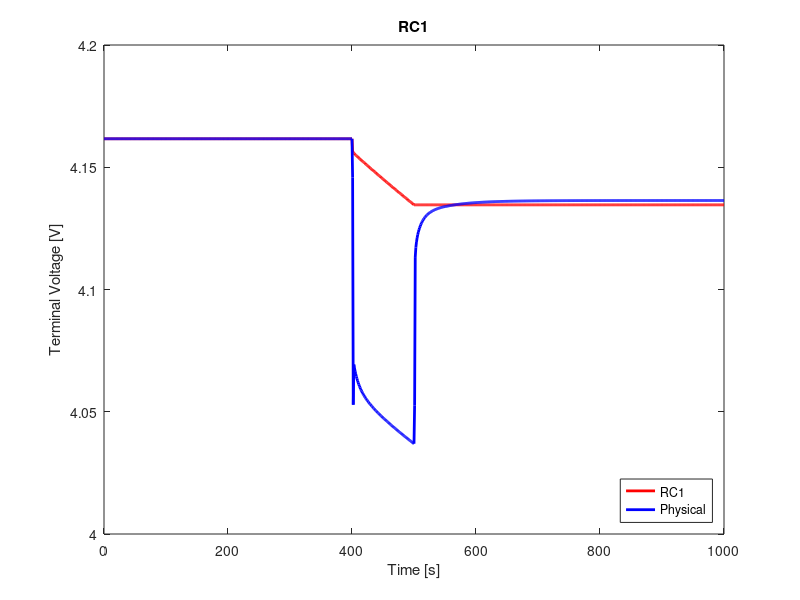

Write the MATLAB code that produced this figure.
clear;
clc;
close all;

%% load data
% load('volt_vs_soc_1a.mat');
load('ocv.mat');
ocv = V_batt_time;
load('pulse_10a.mat')

%% time and voltage limitations
v_max = 4.2;                                % cut-over voltage
v_min = 3;                                  % cut-off voltage
s = size(time, 2);

%% variables
dt = 10;                                     % sample time [s]
% Q = Ah_time(end)*A*1e-3;                    % capacity [Ah]
Q = 16.4;
eta = 1;                                    % coulombic efficiency

i_r = zeros(s, 1);
v_c = zeros(s, 1);
% v_t = zeros(s, 1);
ind = zeros(s, 1);
v_t(1) = ocv(1);
soc = linspace(0.9, 0.1, s);
flag = 1;

%% manual fit
% r0 = 9*1e-3;                               % [ohms]
% r = 4*1e-3;                                % [ohms]
% c = 70*1e3;                                % [farad]
r0 = 0;
r = 0;
c = 0;

%% pulse discharge
I = 1e-5*ones(floor(4*s/10), 1);
I = [I; 10*ones(floor(s/10), 1)];
I = [I; 1e-5*ones(floor(5*s/10), 1)];

%% compute all
f = exp(-dt/(r*c));
z0 = soc(1);
for k = 1:s-1
    if flag == 1
        z(k) = z0 - dt/(Q*3600)*eta*sum(I(1:k));
        i_r(k+1) = diag(f)*i_r(k) + (1-f)*I(k);
        v_c(k+1) = r.*i_r(k+1);
        ind(k) = interp1(soc, 1:length(soc), z(k), 'nearest');
        v_t(k+1) = ocv(ind(k)) - v_c(k) - I(k).*r0;
        if v_t(k) < v_min
            fprintf('Reached lower voltage limit.');
            flag = 0;
        end
        if v_t(k) > v_max
            fprintf('Reached upper voltage limit.');
            flag = 0;
        end 
    end
end

%% compute rms error
rmse = 1000*sqrt(mean((V_batt_time' - v_t).^2))     % [mV]

%% plot
figure(1);
plot(time, v_t, 'r', 'LineWidth', 2)
hold on;
plot(time, V_batt_time, 'b', 'LineWidth', 2)
xlabel('Time [s]')
ylabel('Terminal Voltage [V]')
title('RC1')
legend('RC1', 'Physical', 'location', 'southeast')
